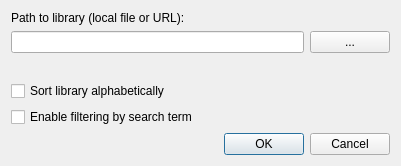
<?xml version="1.0" encoding="UTF-8"?>
<ui version="4.0">
 <class>MapLibraryDialogBase</class>
 <widget class="QDialog" name="MapLibraryDialogBase">
  <property name="geometry">
   <rect>
    <x>0</x>
    <y>0</y>
    <width>401</width>
    <height>166</height>
   </rect>
  </property>
  <property name="windowTitle">
   <string>Map Library Settings</string>
  </property>
  <layout class="QVBoxLayout" name="verticalLayout">
   <item>
    <widget class="QLabel" name="label">
     <property name="text">
      <string>Path to library (local file or URL):</string>
     </property>
    </widget>
   </item>
   <item>
    <layout class="QHBoxLayout" name="horizontalLayout">
     <item>
      <widget class="QLineEdit" name="lib_path_ldt">
       <property name="statusTip">
        <string>Type URL or the path to a local file</string>
       </property>
       <property name="inputMask">
        <string/>
       </property>
       <property name="text">
        <string/>
       </property>
      </widget>
     </item>
     <item>
      <widget class="QPushButton" name="browse_btn">
       <property name="toolTip">
        <string>Browse local file</string>
       </property>
       <property name="text">
        <string>...</string>
       </property>
      </widget>
     </item>
    </layout>
   </item>
   <item>
    <spacer name="verticalSpacer">
     <property name="orientation">
      <enum>Qt::Vertical</enum>
     </property>
     <property name="sizeHint" stdset="0">
      <size>
       <width>20</width>
       <height>0</height>
      </size>
     </property>
    </spacer>
   </item>
   <item>
    <widget class="QCheckBox" name="sort_cbx">
     <property name="text">
      <string>Sort library alphabetically</string>
     </property>
    </widget>
   </item>
   <item>
    <widget class="QCheckBox" name="filter_cbx">
     <property name="text">
      <string>Enable filtering by search term</string>
     </property>
    </widget>
   </item>
   <item>
    <widget class="QDialogButtonBox" name="button_box">
     <property name="orientation">
      <enum>Qt::Horizontal</enum>
     </property>
     <property name="standardButtons">
      <set>QDialogButtonBox::Cancel|QDialogButtonBox::Ok</set>
     </property>
    </widget>
   </item>
  </layout>
 </widget>
 <resources/>
 <connections>
  <connection>
   <sender>button_box</sender>
   <signal>accepted()</signal>
   <receiver>MapLibraryDialogBase</receiver>
   <slot>accept()</slot>
   <hints>
    <hint type="sourcelabel">
     <x>20</x>
     <y>20</y>
    </hint>
    <hint type="destinationlabel">
     <x>20</x>
     <y>20</y>
    </hint>
   </hints>
  </connection>
  <connection>
   <sender>button_box</sender>
   <signal>rejected()</signal>
   <receiver>MapLibraryDialogBase</receiver>
   <slot>reject()</slot>
   <hints>
    <hint type="sourcelabel">
     <x>20</x>
     <y>20</y>
    </hint>
    <hint type="destinationlabel">
     <x>20</x>
     <y>20</y>
    </hint>
   </hints>
  </connection>
 </connections>
</ui>
